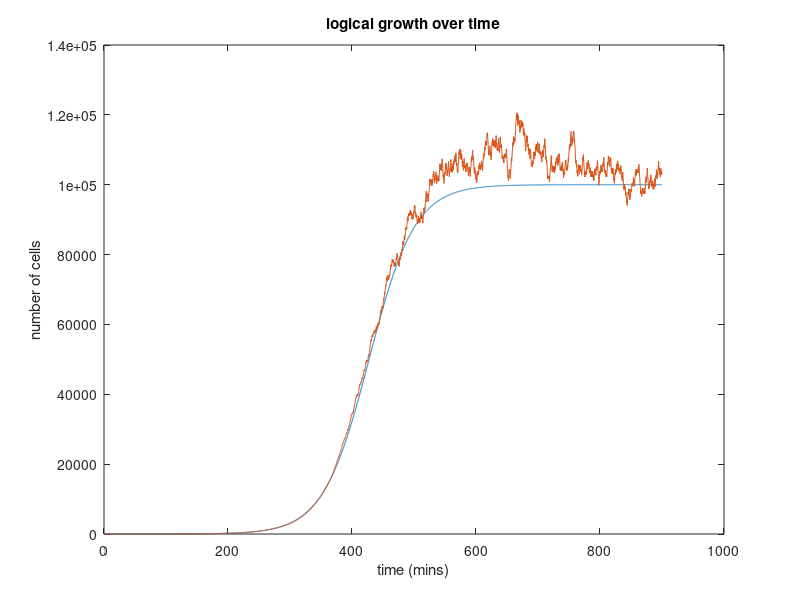

MATLAB code to generate this figure:
%%deterministic simulation of logical growth 
%bacteria don't actually grow unbounded

%dN/dt = r*N - r*N.^2/Nstar . (growth, decay)

% day 1 exponential growth
% sim bacterial exponential growth, compare sim to real, chi squared min to
% find growth rate that best describe data

%copy data from yesterday
%% part I simulate exponential growth

% if cells double every 1/r minutes, we can describe growth of population
% of cells (N) as a function of time (t) using

%dN/dt = r * N

%where r has units of 1/minutes

clear variables
close all
 

% Define our biological parameters

r = 1/37;% growth rate in 1/ minutes
N0 = 1; %initial condition number of cells at time point zero
Nstar = 1e5; %carrying capacity or saturation steady-state population size

%define our simulation parameters

dt = 0.3; % time step
totalSteps = 3000; % total time in steps


% simulation

%N1 = N0 + r*N0*dt;

N=zeros(totalSteps,1);
T=zeros(totalSteps,1);

N(1) = N0;

T(1) = 0;
timecounter = 0;

for i = 2:totalSteps
    
    N(i) = N(i-1) +r*N(i-1)*dt - r*dt*N(i-1)^2/Nstar;
    % number   = initial + growth at the step - decay at that step
    
    
    timecounter=timecounter + dt;
    T(i) = timecounter;
    
end

figure;
plot(T,N);
xlabel('time (mins)');
ylabel('number of cells');
title('logical growth over time');


%% part II simulate logistical growth Stochastic "Gillespie"

%keep parameters from above

stochN = zeros(totalSteps, 1); %initialize 

stochN(1) = N0; %initial condition


for i=2:totalSteps
   
    pGrow = r*stochN(i-1) /  (r*stochN(i-1) + r*stochN(i-1)^2/Nstar);
    
    %pShrink = r*stochN(i-1)^2/Nstar /  r*stochN(i-1) + r*stochN(i-1)^2/Nstar;
    
    coin = rand();
    if coin < pGrow
        stochN(i) = stochN(i-1) +r*dt*stochN(i-1);
    
    else
        stochN(i) = stochN(i-1) - r*dt*stochN(i-1)^2/Nstar;
    end
    
    
end


hold on;
plot(T,stochN);
xlabel('time (mins)');
ylabel('number of cells');
title('logical growth over time');
